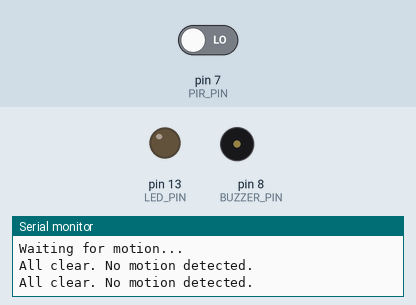
This sketch was run on a simulated Arduino Uno, built with avr-gcc and run on an emulated ATmega328P. Shown: output pins drawn as LEDs (lit = HIGH), buzzer (waves = sounding, pin HIGH), the last lines printed to the serial monitor. Dashed ring = blinking. Inputs (shaded band) come from the test bench; at power-on: pin 7 (PIR_PIN) LOW.

Above: at 1.2 s.
1.3 s: pin 7 (PIR_PIN) driven HIGH
At 2.28 s:
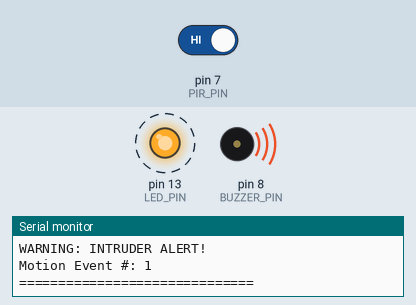
At 5.1 s:
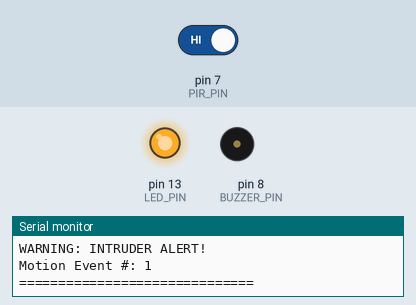
5.4 s: pin 7 (PIR_PIN) driven LOW
At 6.7 s:
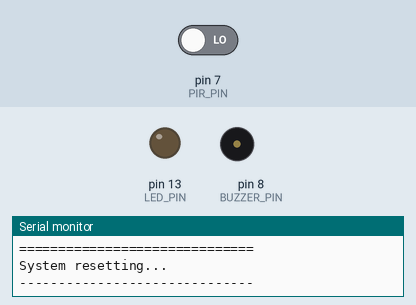
Timing chart, 0 to 8.4 s (numbered marks = the images above; inputs shaded):
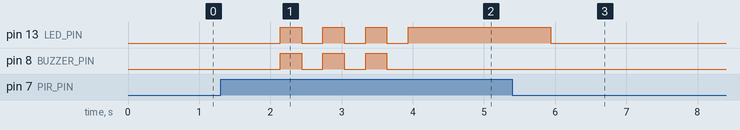

Measured:
- after the input at 1.3 s, pin 13 (LED_PIN): alternates HIGH for 0.30 s and LOW for 0.30 s, 7 changes in all, then stays HIGH, starting after 0.84 s; pin 8 (BUZZER_PIN): alternates HIGH for 0.30 s and LOW for 0.30 s, 6 changes in all, then stays LOW, starting after 0.84 s
- after the input at 5.4 s, pin 13 (LED_PIN): goes on until 5.9 s, then stays LOW; pin 8 (BUZZER_PIN): stops changing and stays LOW

The sketch:

pir_security_system.ino
```cpp
/*
 * ============================================
 *   PIR Motion Sensor - Security System
 *   Maincrafts Technology Internship - Task 2
 *   Platform: Tinkercad (Arduino UNO)
 * ============================================
 *
 * Components:
 *   - Arduino UNO
 *   - PIR Motion Sensor (OUT -> Pin 7)
 *   - Red LED (Pin 13 via 220 ohm resistor)
 *   - Buzzer (Pin 8)
 *
 * Behavior:
 *   - Motion detected -> LED blinks + Buzzer beeps 3x -> INTRUDER ALERT on Serial
 *   - No motion       -> "All clear" printed every second
 *   - Tracks total motion count throughout session
 */

// ── Pin Definitions ──
#define PIR_PIN    7    // PIR sensor output pin
#define LED_PIN    13   // Red LED pin
#define BUZZER_PIN 8    // Buzzer pin

// ── Global Variables ──
int motionCount = 0;    // Tracks number of motion events

// ──────────────────────────────────────────
void setup() {
  Serial.begin(9600);

  pinMode(PIR_PIN,    INPUT);
  pinMode(LED_PIN,    OUTPUT);
  pinMode(BUZZER_PIN, OUTPUT);

  Serial.println("==============================");
  Serial.println("   Security System ACTIVE     ");
  Serial.println("==============================");
  Serial.println("Waiting for motion...");
  Serial.println();
}

// ──────────────────────────────────────────
void loop() {
  int motionState = digitalRead(PIR_PIN);

  if (motionState == HIGH) {
    motionCount++;

    // ── Alert on Serial Monitor ──
    Serial.println("==============================");
    Serial.println("WARNING: INTRUDER ALERT!");
    Serial.print("Motion Event #: ");
    Serial.println(motionCount);
    Serial.println("==============================");

    // ── Blink LED + Beep Buzzer 3 times ──
    for (int i = 0; i < 3; i++) {
      digitalWrite(LED_PIN,    HIGH);
      digitalWrite(BUZZER_PIN, HIGH);
      delay(300);
      digitalWrite(LED_PIN,    LOW);
      digitalWrite(BUZZER_PIN, LOW);
      delay(300);
    }

    // ── Keep LED ON for 2 seconds as visual hold ──
    digitalWrite(LED_PIN, HIGH);
    delay(2000);
    digitalWrite(LED_PIN, LOW);

    Serial.println("System resetting...");
    Serial.println("------------------------------");
    Serial.println();
    delay(1000);

  } else {
    Serial.println("All clear. No motion detected.");
    delay(1000);
  }
}
```
